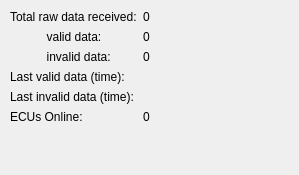
<?xml version="1.0" encoding="UTF-8"?>
<ui version="4.0">
 <class>Stats</class>
 <widget class="QFrame" name="Stats">
  <property name="geometry">
   <rect>
    <x>0</x>
    <y>0</y>
    <width>299</width>
    <height>175</height>
   </rect>
  </property>
  <property name="windowTitle">
   <string>Statistics</string>
  </property>
  <widget class="QWidget" name="formLayoutWidget">
   <property name="geometry">
    <rect>
     <x>10</x>
     <y>10</y>
     <width>281</width>
     <height>157</height>
    </rect>
   </property>
   <layout class="QFormLayout" name="stats">
    <item row="0" column="0">
     <widget class="QLabel" name="label_2">
      <property name="text">
       <string>Total raw data received:</string>
      </property>
     </widget>
    </item>
    <item row="0" column="1">
     <widget class="QLabel" name="raw_data">
      <property name="text">
       <string>0</string>
      </property>
     </widget>
    </item>
    <item row="1" column="0">
     <widget class="QLabel" name="label_3">
      <property name="text">
       <string>           valid data:</string>
      </property>
     </widget>
    </item>
    <item row="2" column="0">
     <widget class="QLabel" name="label_4">
      <property name="text">
       <string>           invalid data:</string>
      </property>
     </widget>
    </item>
    <item row="2" column="1">
     <widget class="QLabel" name="invalid_data">
      <property name="text">
       <string>0</string>
      </property>
     </widget>
    </item>
    <item row="3" column="0">
     <widget class="QLabel" name="label_14">
      <property name="text">
       <string>Last valid data (time):</string>
      </property>
     </widget>
    </item>
    <item row="3" column="1">
     <widget class="QLabel" name="invalid_data_ts">
      <property name="text">
       <string/>
      </property>
     </widget>
    </item>
    <item row="4" column="0">
     <widget class="QLabel" name="label_8">
      <property name="text">
       <string>Last invalid data (time):</string>
      </property>
     </widget>
    </item>
    <item row="4" column="1">
     <widget class="QLabel" name="valid_data_ts">
      <property name="text">
       <string/>
      </property>
     </widget>
    </item>
    <item row="5" column="0">
     <widget class="QLabel" name="label_15">
      <property name="text">
       <string>ECUs Online:</string>
      </property>
     </widget>
    </item>
    <item row="5" column="1">
     <widget class="QLabel" name="ecus_online">
      <property name="text">
       <string>0</string>
      </property>
     </widget>
    </item>
    <item row="1" column="1">
     <widget class="QLabel" name="valid_data">
      <property name="text">
       <string>0</string>
      </property>
     </widget>
    </item>
   </layout>
  </widget>
 </widget>
 <resources/>
 <connections/>
</ui>
